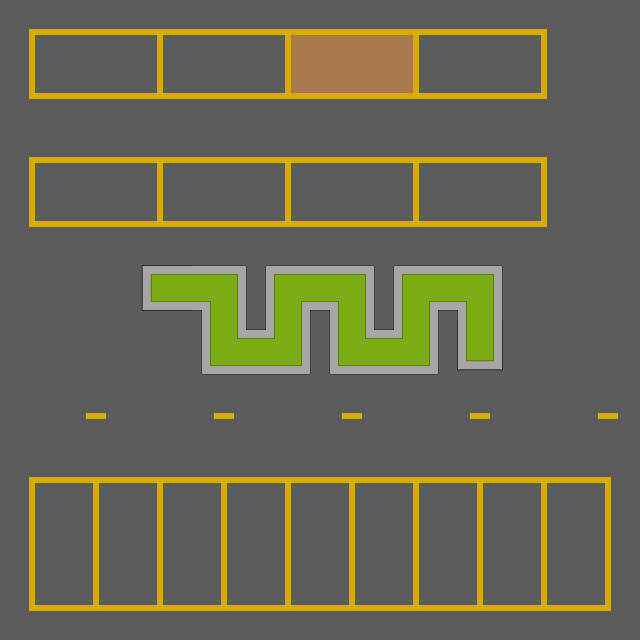

This game map was drawn from its Tiled (.tmx) file and the tilesets committed beside it. A one-line description and the trimmed map source follow:
An orthogonal 10x10 tile map with 64x64 px tiles, 2 tile layers (background, decor), 2 tilesets and 18 objects.

<map version="1.10" tiledversion="1.11.2" orientation="orthogonal" renderorder="right-down" width="10" height="10" tilewidth="64" tileheight="64" infinite="0" nextlayerid="12" nextobjectid="136">
 <tileset firstgid="1" source="../tilesets/decorations.tsx" />
 <tileset firstgid="170" source="../tilesets/cars.tsx" />
 <layer id="2" name="background" width="10" height="10">
  <data>[100 cells, 100 non-empty, 26 distinct tile ids]</data>
 </layer>
 <layer id="11" name="decor" width="10" height="10">
  <data>[100 cells, 6 non-empty, 5 distinct tile ids]</data>
 </layer>
 <objectgroup id="5" name="cars">
  <object id="123" gid="178" x="419.5" y="502" width="58" height="122" />
  <object id="124" gid="186" x="513.755" y="627.842" width="58" height="122" rotation="313.072" />
  <object id="125" gid="194" x="538.271" y="614.327" width="58" height="122" rotation="25.2223" />
  <object id="127" gid="170" x="420.277" y="167.83" width="58" height="122" rotation="98.9845" />
  <object id="128" gid="202" x="426.897" y="30.4444" width="58" height="122" rotation="87.7249" />
  <object id="129" gid="194" x="408.61" y="223.681" width="58" height="122" rotation="268.767" />
  <object id="130" gid="178" x="283.364" y="79.0536" width="58" height="122" rotation="264.832" />
  <object id="131" gid="186" x="158.681" y="171.956" width="58" height="122" rotation="87.2541" />
  <object id="132" gid="202" x="29.2445" y="169.025" width="58" height="122" rotation="86.2742" />
  <object id="133" gid="170" x="31.6708" y="29.6292" width="58" height="122" rotation="91.2946" />
  <object id="134" gid="202" x="415.934" y="478.969" width="58" height="122" rotation="179.938" />
  <object id="135" gid="170" x="289.848" y="603.929" width="58" height="122" rotation="2.03923" />
 </objectgroup>
 <objectgroup id="9" name="collision" visible="0">
  <object id="11" gid="104" x="142.25" y="310" width="103.5" height="44.25" />
  <object id="12" gid="104" x="264.75" y="309.625" width="109" height="44" />
  <object id="13" gid="104" x="393.5" y="309.625" width="108.25" height="43.75" />
  <object id="14" gid="104" x="200.833" y="374" width="109" height="44" />
  <object id="15" gid="104" x="329.583" y="374" width="108.25" height="43.75" />
  <object id="16" gid="104" x="457.875" y="370.125" width="44.25" height="43.75" />
 </objectgroup>
</map>
